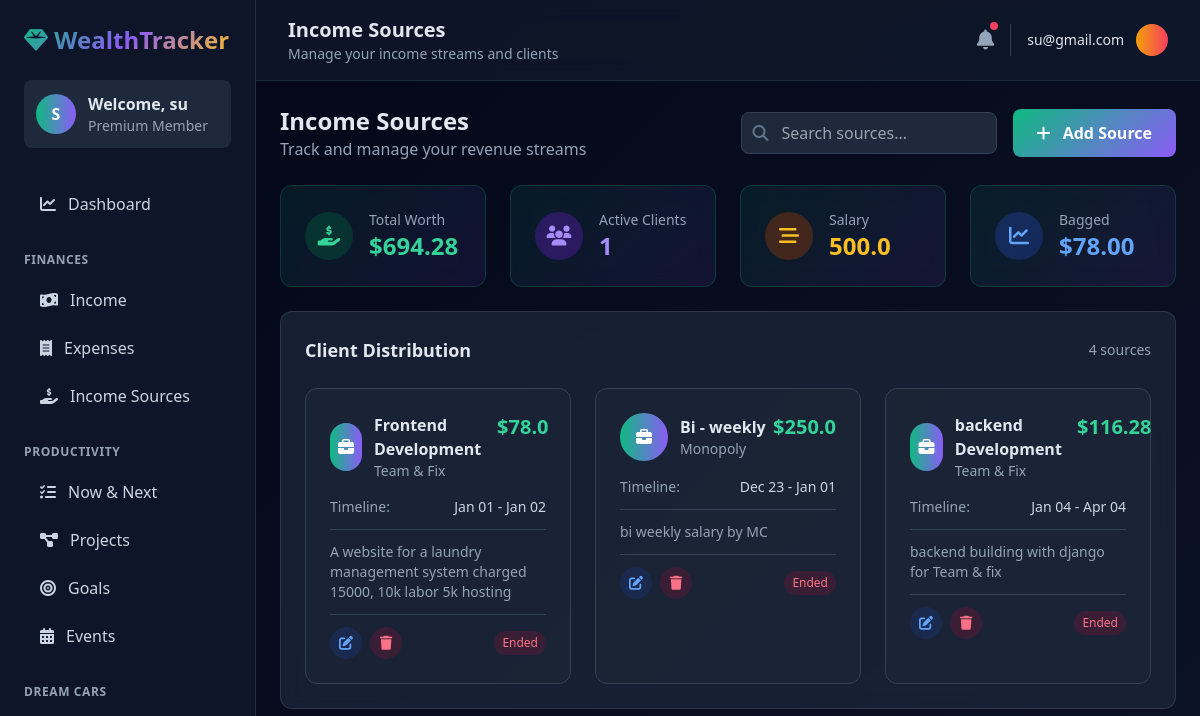
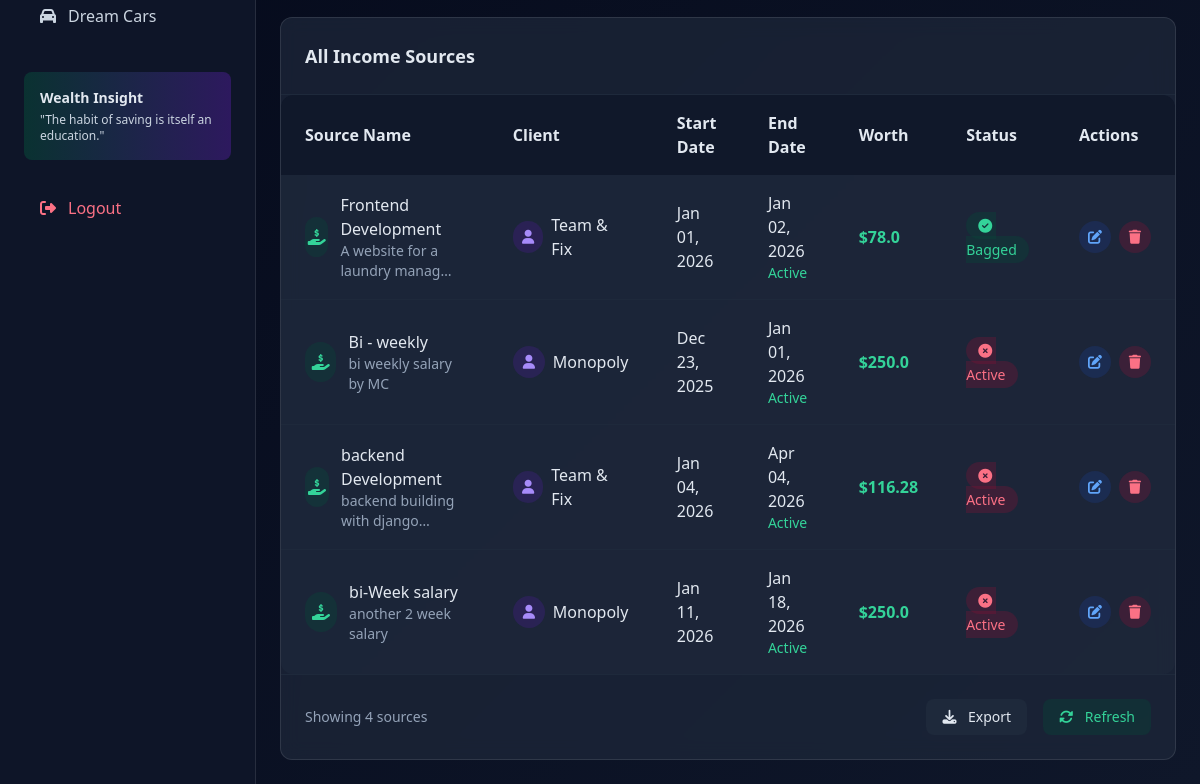
/incomesource/ (signed in), run on an earlier commit of the app's database (2 pictures, top to bottom).
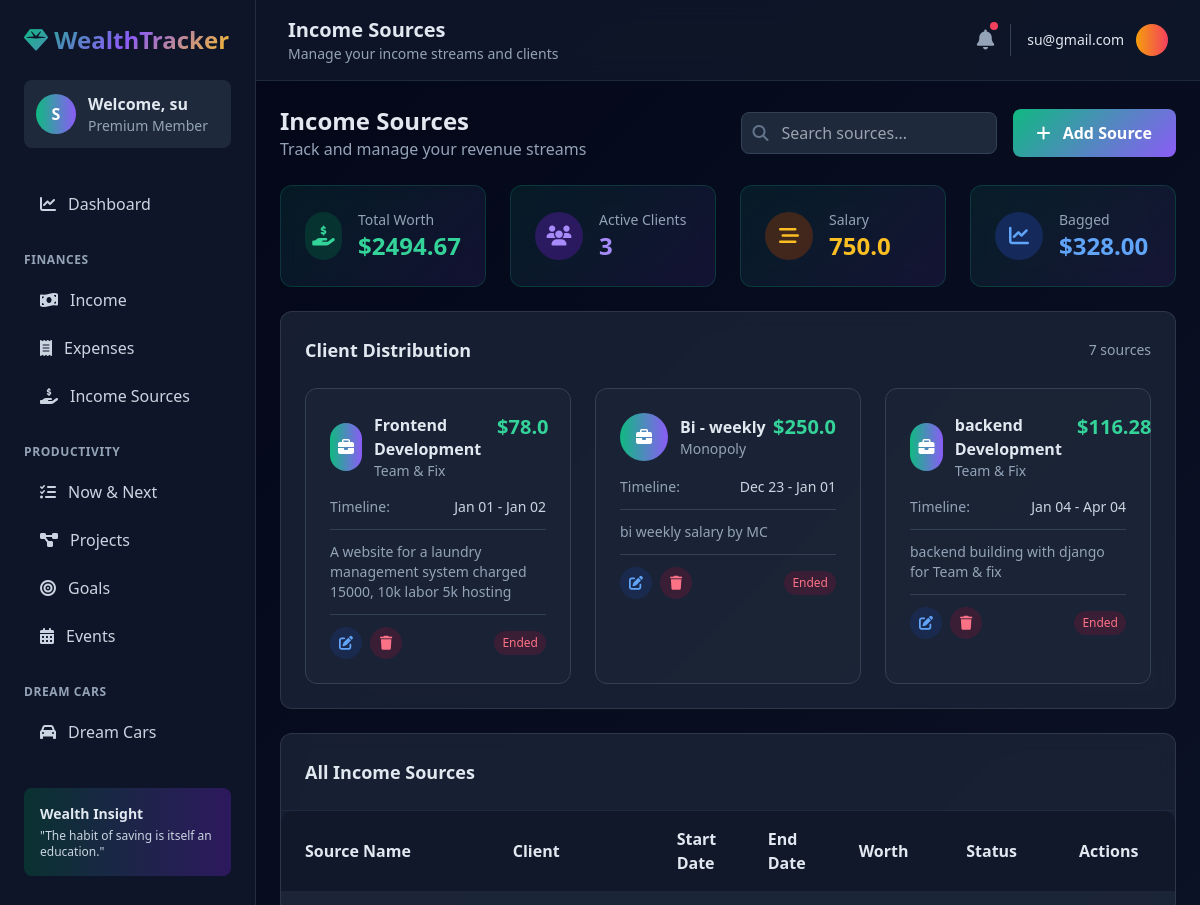
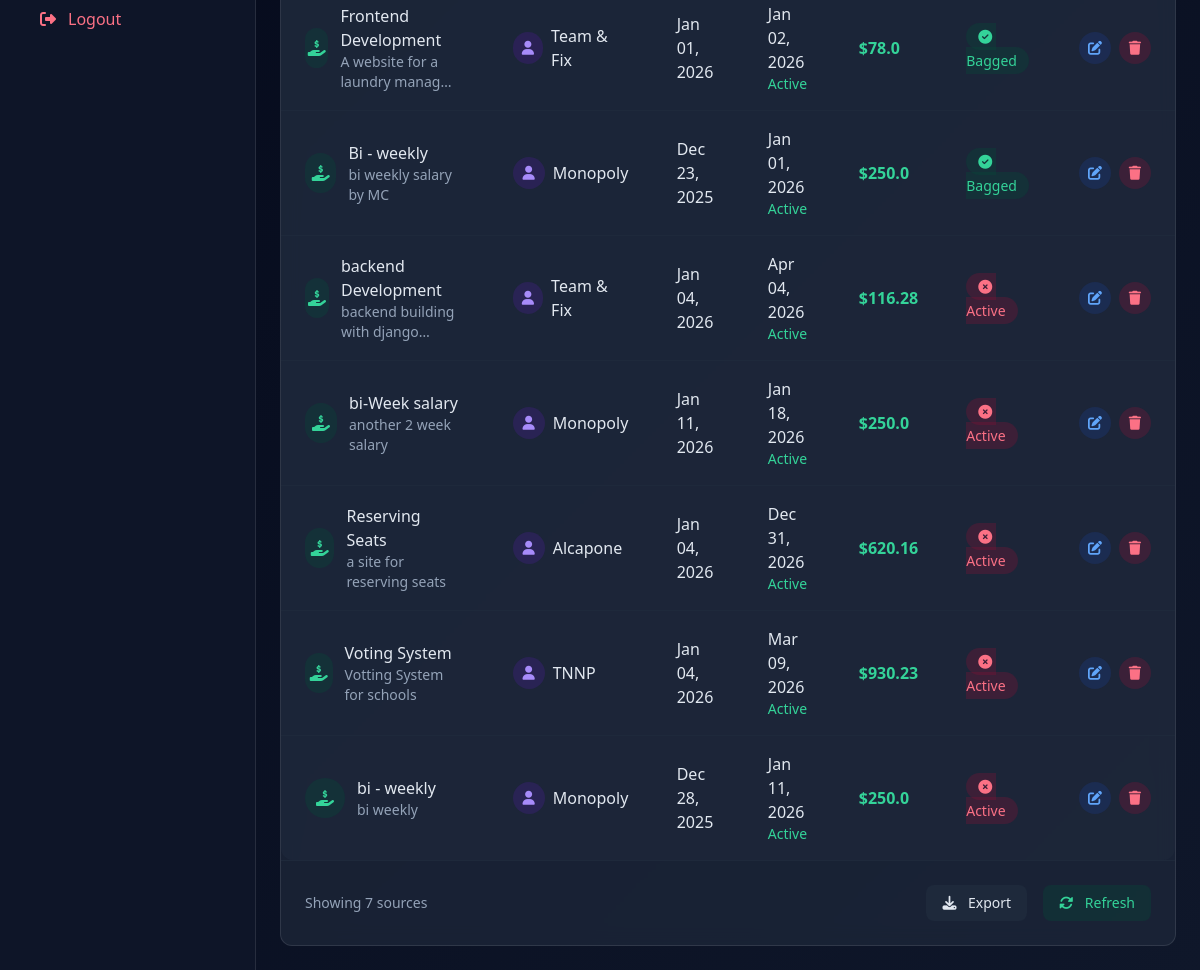
And on a later commit of the database (2 pictures, top to bottom).
### Tracker/models.py (models this page shows, shortened)
class IncomeSource(models.Model):
    user = models.ForeignKey(User, on_delete=models.CASCADE, null=True, blank=True)
    name = models.CharField(max_length=100, default="")
    client = models.CharField(max_length=100, default="")
    start_date = models.DateTimeField(default=timezone.now)
    end_date = models.DateTimeField(default=timezone.now)
    worth = models.FloatField(default=0)
    got = models.BooleanField(default=False)
    description = models.TextField(default="")

### Tracker/views.py (the view)
# urls.py: path('incomesource/', views.IncomeSourceListView.as_view(), name='incomesource-list'),
class IncomeSourceListView(LoginRequiredMixin, ListView):
    model = IncomeSource
    template_name = 'tracker/incomesource_list.html'
    context_object_name = 'incomesources'
    def get_queryset(self):
        return IncomeSource.objects.filter(user=self.request.user)
    def get_context_data(self, **kwargs):
        context = super().get_context_data(**kwargs)
        total_worth = self.get_queryset().aggregate(Sum('worth'))['worth__sum'] or 0
        salary = IncomeSource.objects.filter(user=self.request.user, client="Monopoly").aggregate(Sum('worth'))['worth__sum'] or 0
        unique_clients = IncomeSource.objects.filter(user=self.request.user).values('client').exclude(client="Monopoly").distinct().count()
        bagged = IncomeSource.objects.filter(user=self.request.user, got=True).aggregate(Sum('worth'))['worth__sum'] or 0
        print("------------------------->", total_worth)
        context.update({
            'salary': salary,
            'clients': unique_clients,
            'total_worth': total_worth,
            'bagged': bagged
        })
        return context

### Tracker/templates/tracker/incomesource_list.html (shortened to what the changed rows need)
{% extends 'tracker/base.html' %}
{% load static %}
{% block header_title %}Income Sources{% endblock %}
{% block content %}
<div class="space-y-6">
    <div class="flex flex-col md:flex-row items-start md:items-center justify-between gap-4">
        <div>
            <h2 class="text-2xl font-bold">Income Sources</h2>
        </div>
    </div>
    <div class="grid grid-cols-1 md:grid-cols-4 gap-6">
        <div class="stat-card card p-6 rounded-xl">
            <div class="flex items-center">
                <div>
                    <p class="text-slate-400 text-sm">Total Worth</p>
                    <h3 class="text-2xl font-bold text-emerald-400">${{ total_worth|default:"0"|floatformat:2 }}</h3>
                </div>
            </div>
        </div>
        <div class="stat-card card p-6 rounded-xl">
            <div class="flex items-center">
                <div>
                    <p class="text-slate-400 text-sm">Active Clients</p>
                    <h3 class="text-2xl font-bold text-violet-400">{{ clients|default:"0" }}</h3>
                </div>
            </div>
        </div>
        <div class="stat-card card p-6 rounded-xl">
            <div class="flex items-center">
                <div>
                    <p class="text-slate-400 text-sm">Salary</p>
                    <h3 class="text-2xl font-bold text-amber-400">{{ salary|default:"0" }}</h3>
                </div>
            </div>
        </div>
        <div class="stat-card card p-6 rounded-xl">
            <div class="flex items-center">
                <div>
                    <p class="text-slate-400 text-sm">Bagged</p>
                    <h3 class="text-2xl font-bold text-blue-400">${{ bagged|default:"0"|floatformat:2 }}</h3>
                </div>
            </div>
        </div>
    </div>
    <div class="card rounded-xl p-6">
        <div class="flex items-center justify-between mb-6">
            <h3 class="text-lg font-semibold">Client Distribution</h3>
            <span class="text-sm text-slate-400">{{ incomesources|length }} sources</span>
        </div>
        <div class="grid grid-cols-1 md:grid-cols-3 gap-6">
            {% for source in incomesources|slice:":3" %}
            <div class="bg-slate-800/50 rounded-xl p-6 border border-slate-700">
                <div class="flex items-start justify-between mb-4">
                    <div class="flex items-center">
                        <div class="w-12 h-12 bg-gradient-to-r from-emerald-500 to-violet-500 rounded-full flex items-center justify-center mr-3">
                            <i class="fas fa-briefcase text-white"></i>
                        </div>
                        <div>
                            <h4 class="font-bold">{{ source.name }}</h4>
                            <p class="text-sm text-slate-400">{{ source.client }}</p>
                        </div>
                    </div>
                    <span class="text-xl font-bold text-emerald-400">${{ source.worth }}</span>
                </div>
                <div class="space-y-3">
                    <div class="flex justify-between text-sm">
                        <span class="text-slate-400">Timeline:</span>
                        <span class="text-slate-300">{{ source.start_date|date:"M d" }} - {{ source.end_date|date:"M d" }}</span>
                    </div>
                    {% if source.description %}
                    <div class="pt-3 border-t border-slate-700">
                        <p class="text-sm text-slate-400">{{ source.description|truncatechars:80 }}</p>
                    </div>
                    {% endif %}
                    <div class="pt-3 border-t border-slate-700">
                        <div class="flex items-center justify-between">
                            <div class="flex items-center space-x-2">
                                <a href="{% url 'incomesource-update' source.pk %}"
                                   class="w-8 h-8 bg-blue-900/30 hover:bg-blue-900/50 rounded-full flex items-center justify-center text-blue-400 hover:text-blue-300">
                                    <i class="fas fa-edit text-sm"></i>
                                </a>
                                <a href="{% url 'incomesource-delete' source.pk %}"
                                   class="w-8 h-8 bg-rose-900/30 hover:bg-rose-900/50 rounded-full flex items-center justify-center text-rose-400 hover:text-rose-300">
                                    <i class="fas fa-trash text-sm"></i>
                                </a>
                            </div>
                            <span class="text-xs px-2 py-1 {% if source.end_date > now %}bg-emerald-900/30 text-emerald-400{% else %}bg-rose-900/30 text-rose-400{% endif %} rounded-full">
                                {% if source.end_date > now %}Active{% else %}Ended{% endif %}
                            </span>
                        </div>
                    </div>
                </div>
            </div>
            {% endfor %}
        </div>
    </div>
    <div class="card rounded-xl overflow-hidden">
        <div class="table-container">
            <table class="w-full">
                <thead class="table-header">
                    <tr>
                        <th class="py-4 px-6 text-left">Source Name</th>
                        <th class="py-4 px-6 text-left">Client</th>
                        <th class="py-4 px-6 text-left">Start Date</th>
                        <th class="py-4 px-6 text-left">End Date</th>
                        <th class="py-4 px-6 text-left">Worth</th>
                        <th class="py-4 px-6 text-left">Status</th>
                        <th class="py-4 px-6 text-left">Actions</th>
                    </tr>
                </thead>
                <tbody class="divide-y divide-slate-800">
                    {% for source in incomesources %}
                    <tr class="table-row">
                        <td class="py-4 px-6">
                            <div class="flex items-center">
                                <div class="w-10 h-10 bg-emerald-900/30 rounded-full flex items-center justify-center mr-3">
                                    <i class="fas fa-hand-holding-usd text-emerald-400"></i>
                                </div>
                                <div>
                                    <p class="font-medium">{{ source.name }}</p>
                                    <p class="text-sm text-slate-400">{{ source.description|truncatechars:30|default:"No description" }}</p>
                                </div>
                            </div>
                        </td>
                        <td class="py-4 px-6">
                            <div class="flex items-center">
                                <div class="w-8 h-8 bg-violet-900/30 rounded-full flex items-center justify-center mr-2">
                                    <i class="fas fa-user text-violet-400 text-sm"></i>
                                </div>
                                <span>{{ source.client }}</span>
                            </div>
                        </td>
                        <td class="py-4 px-6">{{ source.start_date|date:"M d, Y" }}</td>
                        <td class="py-4 px-6">
                            <div>
                                <p>{{ source.end_date|date:"M d, Y" }}</p>
                                <p class="text-sm {% if source.end_date < now %}text-rose-400{% else %}text-emerald-400{% endif %}">
                                    {% if source.end_date < now %}Ended{% else %}Active{% endif %}
                                </p>
                            </div>
                        </td>
                        <td class="py-4 px-6">
                            <span class="font-bold text-emerald-400">${{ source.worth }}</span>
                        </td>
                        <td class="py-4 px-6">
                            {% if source.got %}
                            <span class="px-3 py-1 bg-emerald-900/30 text-emerald-400 rounded-full text-sm">
                                <i class="fas fa-check-circle mr-1"></i> Bagged
                            </span>
                            {% else %}
                            <span class="px-3 py-1 bg-rose-900/30 text-rose-400 rounded-full text-sm">
                                <i class="fas fa-times-circle mr-1"></i> Active
                            </span>
                            {% endif %}
                        </td>
                        <td class="py-4 px-6">
                            <div class="flex items-center space-x-2">
                                <a href="{% url 'incomesource-update' source.pk %}"
                                   class="w-8 h-8 bg-blue-900/30 hover:bg-blue-900/50 rounded-full flex items-center justify-center text-blue-400 hover:text-blue-300">
                                    <i class="fas fa-edit text-sm"></i>
                                </a>
                                <a href="{% url 'incomesource-delete' source.pk %}"
                                   class="w-8 h-8 bg-rose-900/30 hover:bg-rose-900/50 rounded-full flex items-center justify-center text-rose-400 hover:text-rose-300">
                                    <i class="fas fa-trash text-sm"></i>
                                </a>
                            </div>
                        </td>
                    </tr>
                    {% endfor %}
                </tbody>
            </table>
        </div>
        <div class="p-6 border-t border-slate-800">
            <div class="flex flex-col md:flex-row items-center justify-between gap-4">
                <div class="text-sm text-slate-400">
                    Showing {{ incomesources|length }} source{{ incomesources|pluralize }}
                </div>
                <div class="flex items-center space-x-4">
                    <button class="px-4 py-2 bg-slate-800 hover:bg-slate-700 rounded-lg text-sm">
                    </button>
                    <button class="px-4 py-2 bg-emerald-900/30 hover:bg-emerald-900/50 text-emerald-400 rounded-lg text-sm">
                    </button>
                </div>
            </div>
        </div>
    </div>
</div>
{% endblock %}

What changed in the data, as far as the page shows it:
changed IncomeSource "Bi - weekly": got "Active" → "Bagged"
added IncomeSource: name "Reserving Seats", description "a site for reserving seats", client "Alcapone", start_date "Jan 04, 2026", end_date "Dec 31, 2026", shows "Active", worth "620.16", got False (drawn), shown under "All Income Sources"
added IncomeSource: name "Voting System", description "Votting System for schools", client "TNNP", start_date "Jan 04, 2026", end_date "Mar 09, 2026", shows "Active", worth "930.23", got False (drawn), shown under "All Income Sources"
added IncomeSource: name "bi - weekly", description "bi weekly", client "Monopoly", start_date "Dec 28, 2025", end_date "Jan 11, 2026", shows "Active", worth "250.0", got False (drawn), shown under "All Income Sources"
Also different on the page:
{{ total_worth|default:"0"|floatformat:2 }}: "694.28" → "2494.67"
{{ clients|default:"0" }}: "1" → "3"
{{ salary|default:"0" }}: "500.0" → "750.0"
{{ bagged|default:"0"|floatformat:2 }}: "78.00" → "328.00"
{{ incomesources|length }}: "4" → "7"
